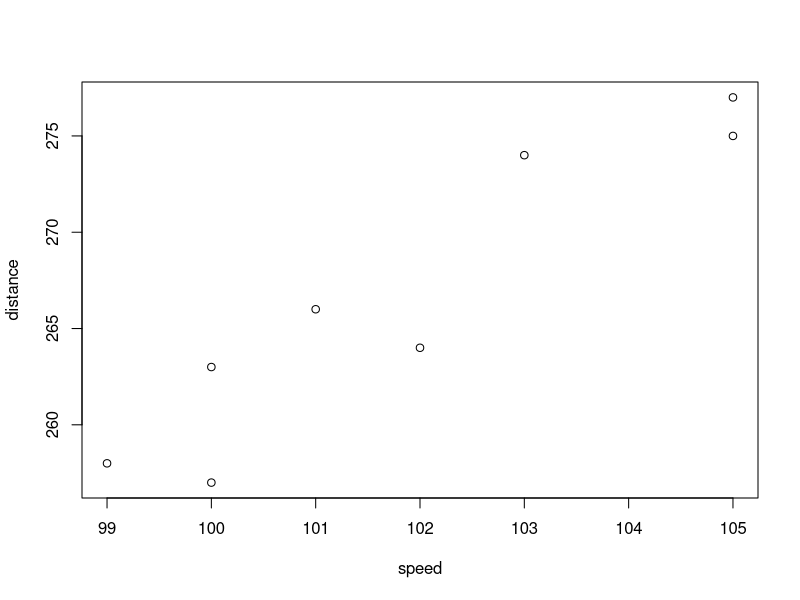
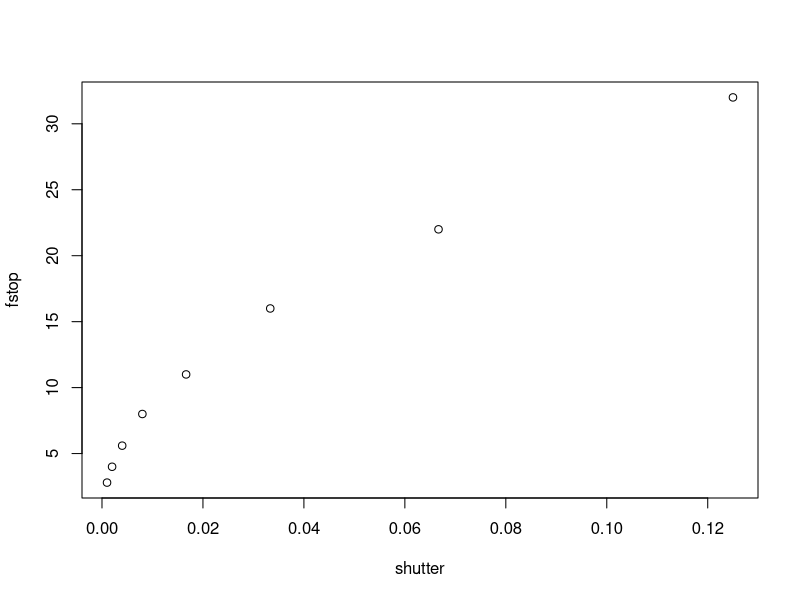

These charts were generated, in order, by the following R code:
speed <- c(100, 102, 103, 101, 105, 100, 99, 105)
distance <- c(257, 264, 274, 266, 277, 263, 258, 275)

plot(speed, distance)
abline(lm(speed ~ distance))
?abline

lm(speed ~ distance)

shutter <- c(1/1000, 1/500, 1/250, 1/125, 1/60, 1/30, 1/15, 1/8)
fstop <- c(2.8, 4, 5.6, 8, 11, 16, 22, 32)

plot(shutter, fstop)
